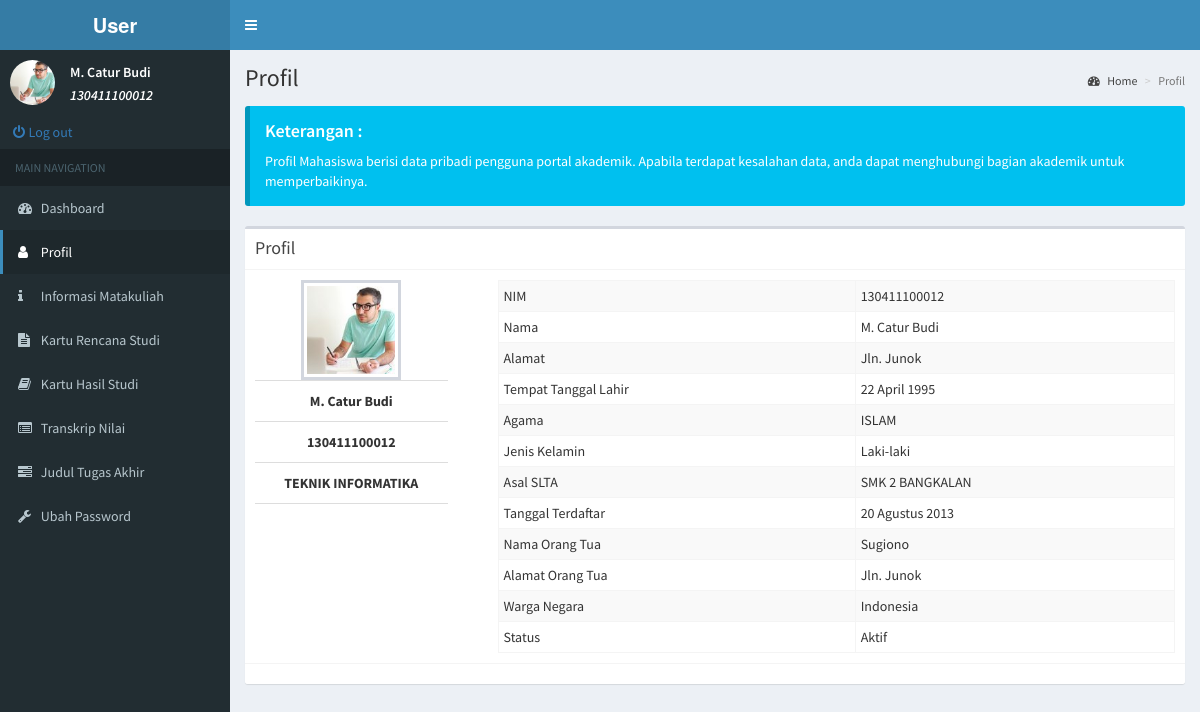
Screenshot of /user/pages/layout/profil.php (signed in) with the database file from the repository.
### tables this page shows
CREATE TABLE `tbl_menu_user` (
  `id` int(11) NOT NULL,
  `menu` varchar(20) NOT NULL,
  `icon` varchar(20) DEFAULT NULL,
  `link` varchar(100) DEFAULT NULL,
  `sub` varchar(3) DEFAULT NULL
);

CREATE TABLE `tbl_mahasiswa` (
  `id` int(11) NOT NULL,
  `nim` varchar(12) NOT NULL,
  `nama` varchar(50) NOT NULL,
  `jurusan` varchar(50) NOT NULL,
  `alamat` varchar(50) DEFAULT NULL,
  `ttl` varchar(50) NOT NULL,
  `agama` varchar(50) NOT NULL,
  `jenis_kelamin` varchar(50) NOT NULL,
  `slta` varchar(50) NOT NULL,
  `tgl_daftar` varchar(50) NOT NULL,
  `nama_ayah` varchar(50) NOT NULL,
  `nama_ibu` varchar(50) NOT NULL,
  `alamat_ortu` varchar(50) DEFAULT NULL,
  `warga_negara` varchar(50) NOT NULL,
  `status_` varchar(20) NOT NULL
);

### user/pages/layout/profil.php (the view, shortened to what this page needs)
<!DOCTYPE html>
<html>
<head>
  <link rel="stylesheet" href="../../../bower/bower_components/bootstrap/dist/css/bootstrap.min.css">
  <link rel="stylesheet" href="../../../bower/bower_components/font-awesome/css/font-awesome.min.css">
  <link rel="stylesheet" href="../../../bower/bower_components/Ionicons/css/ionicons.min.css">
  <link rel="stylesheet" href="../../../bower/dist/css/AdminLTE.min.css">
  <link rel="stylesheet" href="../../../bower/dist/css/skins/_all-skins.min.css">
</head>
<body class="hold-transition skin-blue fixed sidebar-mini">
<div class="wrapper">
  <header class="main-header">
    <a class="logo">
      <span class="logo-lg"><b>User</b></span>
    </a>
    <nav class="navbar navbar-static-top">
      <a href="#" class="sidebar-toggle" data-toggle="push-menu" role="button">
      </a>
    </nav>
  </header>
  <aside class="main-sidebar">
    <section class="sidebar">
      <div class="user-panel">
        <div class="pull-left image">
          <img src="<?php echo  '../../../bower/dist/img/'.$_SESSION['nim'].'.jpg';?>" class="img-circle" alt="User Image">
        </div>
        <div class="pull-left info">
          <p><?php echo $_SESSION['nama'] ?></p>
          <p><i><?php echo $_SESSION['nim'] ?></i></p>
        </div>
      </div>
      <form method="post" action="../../.././cek/action_out.php">
        <div class="input-group">
          <button name="logout" class="btn btn-link"><i class="fa fa-power-off">&nbsp;</i>Log out</button>
        </div>
      </form>
      <ul class="sidebar-menu" data-widget="tree">
        <li class="header">MAIN NAVIGATION</li>
        <?php
          $con_menu = OpenCon('db_menu');
          $result_menu = $con_menu->query("SELECT * FROM tbl_menu_user ORDER BY id");
          foreach ($result_menu as $key => $value) {
            $class = '';
            $l = '../layout/';
            if ($value['menu'] == 'Dashboard'){
              $l = '../../';
            }
            if ($value['menu'] == $_SESSION['posisi']){
              $class = 'active';
            }
            echo '<li class="'.$class.'">
                    <a href='.$l.''.$value['link'].'>
                      <i class="'.$value['icon'].'"></i> <span>'.$value['menu'].'</span>
                    </a>
                  </li>';
          }
        ?>
      </ul>
    </section>
  </aside>
  <div class="content-wrapper">
    <section class="content-header">
      <h1>
        Profil
      </h1>
      <ol class="breadcrumb">
        <li><a href="#"><i class="fa fa-dashboard"></i> Home</a></li>
        <li class="active">Profil</li>
      </ol>
    </section>
    <section class="content">
      <div class="callout callout-info">
        <h4>Keterangan :</h4>
        <p>Profil Mahasiswa berisi data pribadi pengguna portal akademik. Apabila terdapat kesalahan data, anda dapat menghubungi bagian akademik untuk memperbaikinya. </p>
      </div>
      <div class="box">
        <div class="box-header with-border">
          <h3 class="box-title">Profil</h3>
        </div>
          <div class="row">
            <div class="col-md-3">
              <div class="box-body box-profile">
                <img class="profile-user-img img-responsive img-shape" src="<?php echo  '../../../bower/dist/img/'.$_SESSION['nim'].'.jpg';?>" alt="User profile picture">
                <ul class="list-group list-group-unbordered text-center">
                  <li class="list-group-item">
                    <b><?php echo $_SESSION['nama'];?></b>
                  </li>
                  <li class="list-group-item">
                    <b><?php echo $_SESSION['nim'];?></b>
                  </li>
                  <li class="list-group-item">
                    <b><?php echo $_SESSION['jurusan'];?></b>
                  </li>
                </ul>
              </div>
            </div>
            <div class="col-md-9">
              <div class="box-body">
                <table class="table table-bordered table-condensed table-striped">
                  <?php
                    $conn = OpenCon($_SESSION['db_name']);
                    $result = $conn->query("SELECT * FROM tbl_mahasiswa WHERE nim='".$_SESSION['nim']."'");
                    $data = mysqli_fetch_array($result);
                  ?>
                  <tr>
                    <td>NIM</td><td><?php echo $data['nim'];?></td>
                  </tr>
                  <tr>
                    <td>Nama</td><td><?php echo $data['nama'];?></td>
                  </tr>
                  <tr>
                    <td>Alamat</td><td><?php echo $data['alamat'];?></td>
                  </tr>
                  <tr>
                    <td>Tempat Tanggal Lahir</td><td><?php echo $data['ttl'];?></td>
                  </tr>
                  <tr>
                    <td>Agama</td><td><?php echo $data['agama'];?></td>
                  </tr>
                  <tr>
                    <td>Jenis Kelamin</td><td><?php echo $data['jenis_kelamin'];?></td>
                  </tr>
                  <tr>
                    <td>Asal SLTA</td><td><?php echo $data['slta'];?></td>
                  </tr>
                  <tr>
                    <td>Tanggal Terdaftar</td><td><?php echo $data['tgl_daftar'];?></td>
                  </tr>
                  <tr>
                    <td>Nama Orang Tua</td><td><?php echo $data['nama_ayah'];?></td>
                  </tr>
                  <tr>
                    <td>Alamat Orang Tua</td><td><?php echo $data['alamat_ortu'];?></td>
                  </tr>
                  <tr>
                    <td>Warga Negara</td><td><?php echo $data['warga_negara'];?></td>
                  </tr>
                  <tr>
                    <td>Status</td><td><?php echo $data['status_'];?></td>
                  </tr>
                </table>
              </div>
            </div>
          </div>
        <div class="box-footer">
        </div>
      </div>
    </section>
  </div>
</div>
</body>
</html>

### rows the page displays
tbl_menu_user: menu "Dashboard"
tbl_menu_user: menu "Profil"
tbl_menu_user: menu "Informasi Matakuliah"
tbl_menu_user: menu "Kartu Rencana Studi"
tbl_menu_user: menu "Kartu Hasil Studi"
tbl_menu_user: menu "Transkrip Nilai"
tbl_menu_user: menu "Judul Tugas Akhir"
tbl_menu_user: menu "Ubah Password"
tbl_mahasiswa: nim "130411100012", nama "M. Catur Budi", alamat "Jln. Junok", ttl "22 April 1995", agama "ISLAM", jenis_kelamin "Laki-laki", slta "SMK 2 BANGKALAN", tgl_daftar "20 Agustus 2013", nama_ayah "Sugiono", alamat_ortu "Jln. Junok", warga_negara "Indonesia", status_ "Aktif"

### other values shown
$_SESSION['nama'] "M. Catur Budi"
$_SESSION['nim'] "130411100012"
$_SESSION['jurusan'] "TEKNIK INFORMATIKA"
